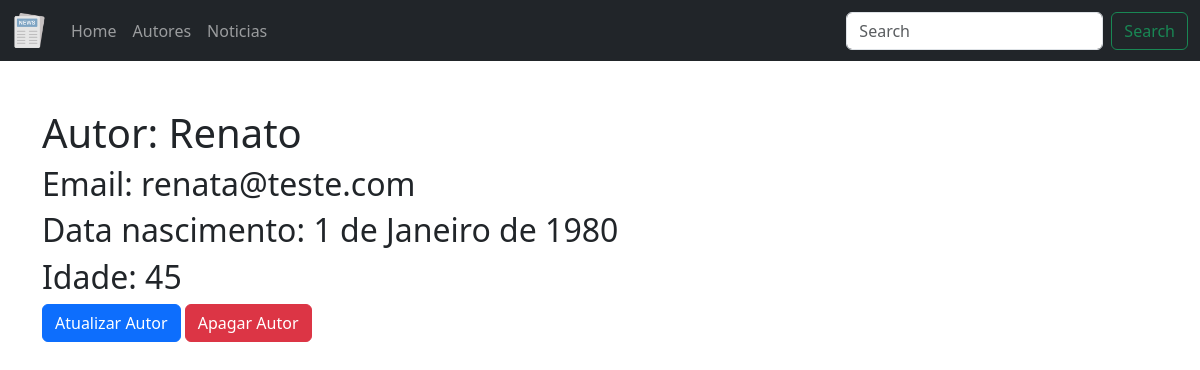
Before: /noticias/autor/6 with the older database file.
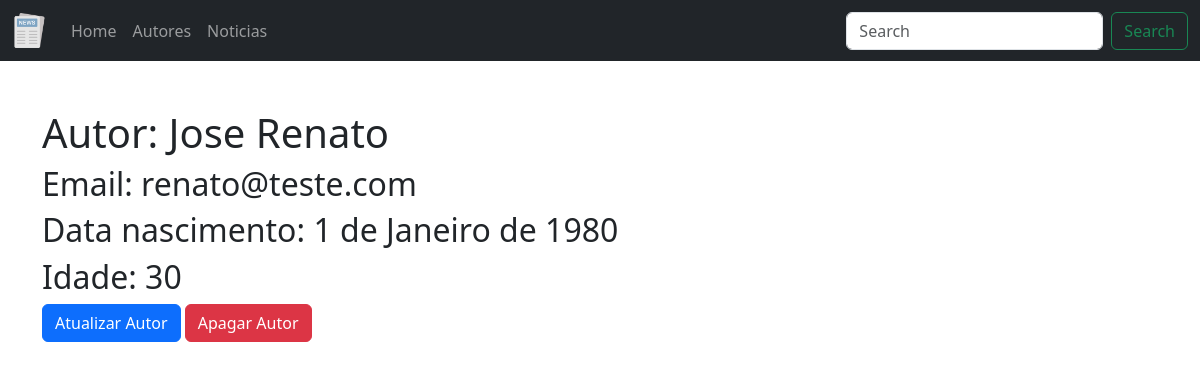
After: the same page with the newer database file.
### noticia/models.py (models this page shows, shortened)
class Autor(models.Model):
    nome = models.CharField("Nome", max_length=200)
    data_nascimento = models.DateField("Data de Nascimento", default="1980-01-01")
    email = models.EmailField("Email")
    idade = models.PositiveSmallIntegerField("Idade")
    avatar = models.ImageField("Foto", upload_to='avatares', blank=True, null=True)
    class Meta:
        verbose_name = "Escritor"
        verbose_name_plural = "Escritores"

### noticia/views.py (the view)
# urls.py: path('autor/<int:id>', AutorDetailView.as_view(), name='detalhar-autor'),
class AutorDetailView(DetailView):
    model=Autor
    template_name='autor/detalhar.html'
    context_object_name='autor'
    pk_url_kwarg='id'

### templates/autor/detalhar.html (shortened to what this page needs)
{% extends 'base.html'%}
{% block content %}
<h1>Autor: {{ autor.nome }}</h1>
<h2>Email: {{autor.email}}</h2>
<h2>Data nascimento: {{autor.data_nascimento}}</h2>
<h2>Idade: {{autor.idade}}</h2>
<a class="btn btn-primary" href="{% url 'atualizar-autor' autor.id %}">Atualizar Autor</a>
<a class="btn btn-danger" href="{% url 'deletar-autor' autor.id %}">Apagar Autor</a>
{% endblock %}

### templates/base.html (shortened to what this page needs)
{% load static %}
<!DOCTYPE html>
<html lang="en">
<head>
    <link href="https://cdn.jsdelivr.net/npm/bootstrap@5.3.2/dist/css/bootstrap.min.css" rel="stylesheet"
>
</head>
<body>
    <nav class="navbar navbar-expand-md navbar-dark bg-dark mb-4">
        <div class="container-fluid">
            <a class="navbar-brand" href="#"><img src="{% static 'img/noticia.png' %}" alt="" width="35"></a>
            <div class="collapse navbar-collapse" id="navbarCollapse">
                <ul class="navbar-nav me-auto mb-2 mb-md-0">
                    <li class="nav-item">
                        <a class="nav-link" aria-current="page" href="{% url 'home' %}">Home</a>
                    </li>
                    <li class="nav-item">
                        <a class="nav-link" href="{% url 'listar-autor' %}">Autores</a>
                    </li>
                    <li class="nav-item">
                        <a class="nav-link" href="{% url 'listar-noticia' %}">Noticias</a>
                    </li>
                </ul>
                <form class="d-flex" role="search">
                    <input class="form-control me-2" type="search" placeholder="Search" aria-label="Search">
                    <button class="btn btn-outline-success" type="submit">Search</button>
                </form>
            </div>
        </div>
    </nav>
    <main class="container">
        {% block content  %}{% endblock%}
    </main>
</body>
</html>

Changed rows visible on the page:
changed Autor: nome "Renato" → "Jose Renato"; email "renata@teste.com" → "renato@teste.com"; idade "45" → "30"
